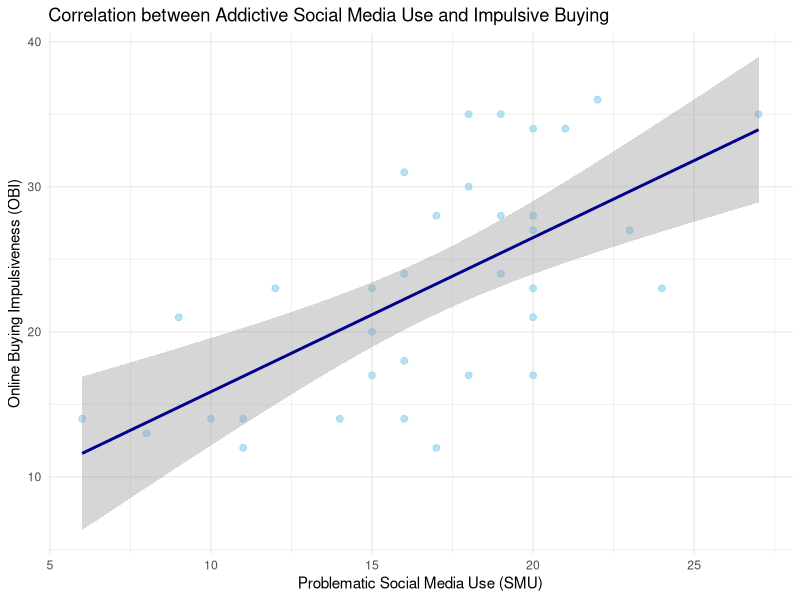

Write R code to recreate this figure.
## ---- chunk 1
library(readxl)
survey_data <- read_excel("PSMU_OBI_cleaned.xlsx")
gender_col <- "2. Which of the following best describes your gender? /以下哪项最符合您的性别？"
gender_table <- table(survey_data[[gender_col]])
gender_percent <- round(prop.table(gender_table) * 100, 2)
gender_table
gender_percent
## ---- chunk 2
age_col <- "1. What is your age? /您的年龄是？"
age_table <- table(survey_data[[age_col]])
age_percent <- round(prop.table(age_table) * 100, 2)
age_table
age_percent
## ---- chunk 3
library(dplyr)
survey_data %>%
  summarise(
    smu_mean = mean(smu_total, na.rm = TRUE),
    smu_sd = sd(smu_total, na.rm = TRUE),
    obi_mean = mean(obi_total, na.rm = TRUE),
    obi_sd = sd(obi_total, na.rm = TRUE)
  )
## ---- chunk 4
cor_result <- cor.test(survey_data$smu_total, survey_data$obi_total, method = "spearman")

cor_result
## ---- chunk 5
cor_result <- cor.test(survey_data$smu_total, survey_data$obi_total, method = "pearson")

cor_result
## ---- chunk 6
# Load package
library(ggplot2)

# Draw scatter plot
ggplot(survey_data, aes(x = smu_total, y = obi_total)) +
  geom_point(color = "skyblue", size = 2, alpha = 0.6) + 
  geom_smooth(method = "lm", color = "darkblue", se = TRUE) +  
  labs(title = "Correlation between Addictive Social Media Use and Impulsive Buying",
       x = "Problematic Social Media Use (SMU)",
       y = "Online Buying Impulsiveness (OBI)") +
  theme_minimal()
